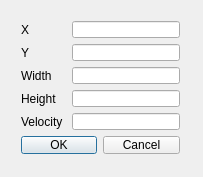
<?xml version="1.0" encoding="UTF-8"?>
<ui version="4.0">
 <class>EditRectDialog</class>
 <widget class="QDialog" name="EditRectDialog">
  <property name="geometry">
   <rect>
    <x>0</x>
    <y>0</y>
    <width>203</width>
    <height>177</height>
   </rect>
  </property>
  <property name="windowTitle">
   <string>Edit Rectangle</string>
  </property>
  <widget class="QWidget" name="">
   <property name="geometry">
    <rect>
     <x>10</x>
     <y>10</y>
     <width>181</width>
     <height>155</height>
    </rect>
   </property>
   <layout class="QFormLayout" name="formLayout">
    <item row="0" column="0">
     <widget class="QLabel" name="xLabel">
      <property name="text">
       <string>X</string>
      </property>
     </widget>
    </item>
    <item row="0" column="1">
     <widget class="QLineEdit" name="xLineEdit"/>
    </item>
    <item row="1" column="0">
     <widget class="QLabel" name="yLabel">
      <property name="text">
       <string>Y</string>
      </property>
     </widget>
    </item>
    <item row="1" column="1">
     <widget class="QLineEdit" name="yLineEdit"/>
    </item>
    <item row="2" column="0">
     <widget class="QLabel" name="widthLabel">
      <property name="text">
       <string>Width</string>
      </property>
     </widget>
    </item>
    <item row="2" column="1">
     <widget class="QLineEdit" name="widthLineEdit"/>
    </item>
    <item row="3" column="0">
     <widget class="QLabel" name="heightLabel">
      <property name="text">
       <string>Height</string>
      </property>
     </widget>
    </item>
    <item row="3" column="1">
     <widget class="QLineEdit" name="heightLineEdit"/>
    </item>
    <item row="4" column="0">
     <widget class="QLabel" name="velocityLabel">
      <property name="text">
       <string>Velocity </string>
      </property>
     </widget>
    </item>
    <item row="4" column="1">
     <widget class="QLineEdit" name="velocityLineEdit"/>
    </item>
    <item row="5" column="0" colspan="2">
     <widget class="QDialogButtonBox" name="buttonBox">
      <property name="standardButtons">
       <set>QDialogButtonBox::Cancel|QDialogButtonBox::Ok</set>
      </property>
     </widget>
    </item>
   </layout>
  </widget>
 </widget>
 <layoutdefault spacing="6" margin="11"/>
 <tabstops>
  <tabstop>xLineEdit</tabstop>
  <tabstop>yLineEdit</tabstop>
  <tabstop>widthLineEdit</tabstop>
  <tabstop>heightLineEdit</tabstop>
  <tabstop>velocityLineEdit</tabstop>
 </tabstops>
 <resources/>
 <connections/>
</ui>
